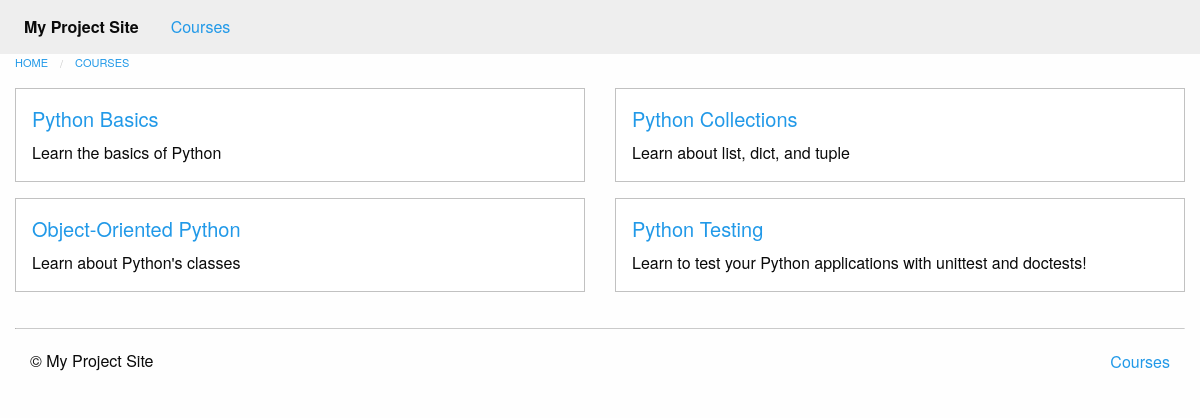
Before: /courses/ with the older database file.
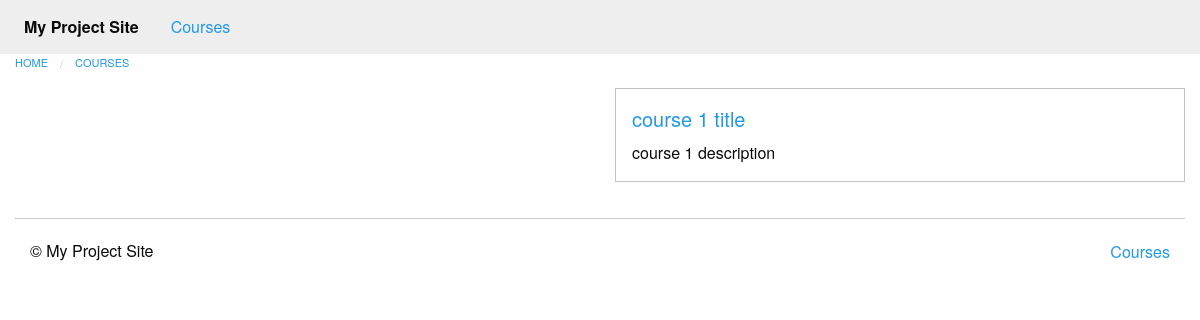
After: the same page with the newer database file.
### courses/models.py (models this page shows, shortened)
class Course(models.Model):
    created_at = models.DateTimeField(auto_now_add=True)
    title = models.CharField(max_length=255)
    description = models.TextField(null=True)

### courses/views.py (the view)
def course_list(request):
    courses = models.Course.objects.all()
    return render(request, 'courses/course_list.html', {'courses': courses})

### courses/templatetags/course_extras.py (called while the page is built)
@register.inclusion_tag('courses/course_nav.html')
def nav_courses_list():
    courses = Course.objects.all()[:5]
    return {'courses': courses}

### courses/templates/courses/course_list.html (shortened to what this page needs)
{% extends "courses/layout.html" %}
{% block content %}
    <div class="row columns">
        {{ block.super }}
    </div>
    <div class="row">
        {%  for course in courses %}
            <div class="small-6 columns">
                <div class="callout">
                    <h5><a href="{% url 'courses:detail' pk=course.pk %}">{{ course.title }}</a></h5>
                    <div class="card-copy">
                        {{ course.description }}
                    </div>
                </div>
            </div>
            {% if forloop.counter|divisibleby:"2" %}
                </div>
                <div class="row">
            {% endif %}
        {% endfor %}
    </div>
{% endblock %}

### courses/templates/courses/layout.html (shortened to what this page needs)
{% extends "layout.html" %}
{% block content %}
    <ul class="breadcrumbs">
        <li><a href="{% url 'home' %}">Home</a></li>
        <li><a href="{% url 'courses:list' %}">Courses</a></li>
    </ul>
{% endblock %}

### templates/layout.html (shortened to what this page needs)
<!doctype html>
{% load static from staticfiles %}
{% load course_extras %}
<html class="no-js" lang="en">
    <head>
        <link rel="stylesheet" href="{% static 'css/foundation.min.css' %}">
        <link rel="stylesheet" href="https://code.jquery.com/mobile/1.4.5/jquery.mobile-1.4.5.min.css">
        <link href="http://ajax.googleapis.com/ajax/libs/jqueryui/1.9.2/themes/ui-darkness/jquery-ui.css" rel="stylesheet">
    </head>
    <body>
        <nav class="top-bar" role="navigation">
            <section class="top-bar-left">
                <ul class="dropdown menu" data-dropdown-menu role="menubar">
                    <li class="menu-text">My Project Site</li>
                    <li class="has-submenu">
                        <a href="#">Courses</a>
                    </li>
                </ul>
            </section>
        </nav>
        {% block content %}{% endblock %}
        <footer class="row columns">
            <hr/>
            <div class="small-6 columns">
                <h7>&copy; My Project Site</h7>
            </div>
            <div class="small-6 columns">
                <ul class="inline-list no-bullet float-right">
                    <li><a href="{% url 'courses:list' %}">Courses</a></li>
                </ul>
            </div>
        </footer>
    </body>
</html>

Changed rows visible on the page:
removed Course: title "Python Basics", description "Learn the basics of Python"
removed Course: title "Python Collections", description "Learn about list, dict, and tuple"
removed Course: title "Object-Oriented Python", description "Learn about Python's classes"
removed Course: title "Python Testing", description "Learn to test your Python applications with unittest and doctests!"
added Course: title "course 1 title", description "course 1 description"
